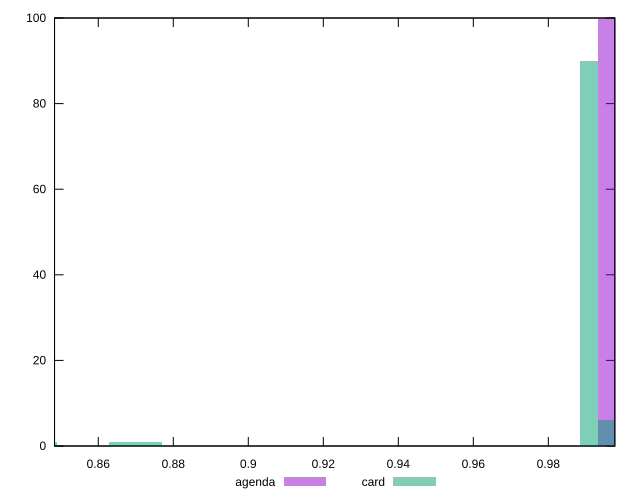

This figure's gnuplot source:
reset

$agenda <<EOF
0.9954942317909784 100
EOF

$card <<EOF
0.8466352812427947 1
0.9908423895863476 90
0.9954942317909784 6
0.8698944922659484 1
0.8745463344705792 1
0.8652426500613176 1
EOF

set key outside below
set boxwidth 0.00465184220463074
set xrange [0.8483372432795361:0.9977298577434869]
set yrange [0:100]
set trange [0:100]
set style fill transparent solid 0.5 noborder
set terminal svg size 640, 500 enhanced background rgb 'white'
set output "reports/report_00031_2021-02-24T23-18-18.084Z/meta/pScore/comparison/histogram/1_vs_2.svg"

plot $agenda title "agenda" with boxes, \
     $card title "card" with boxes

reset
